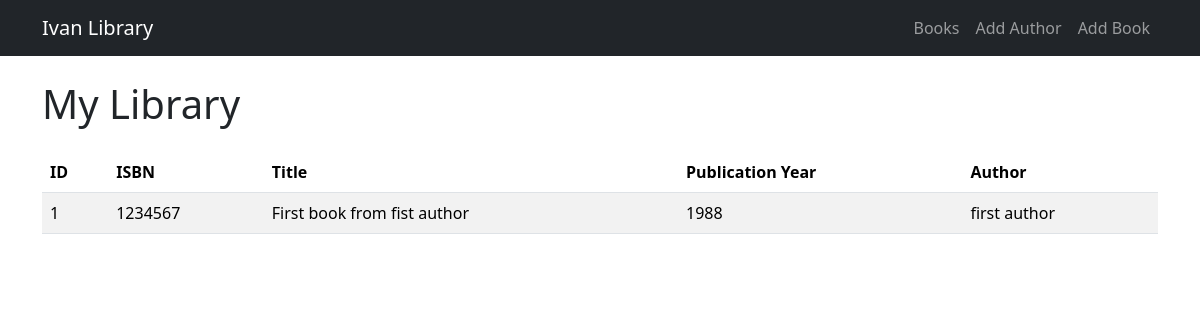
Before: / with the older database file.
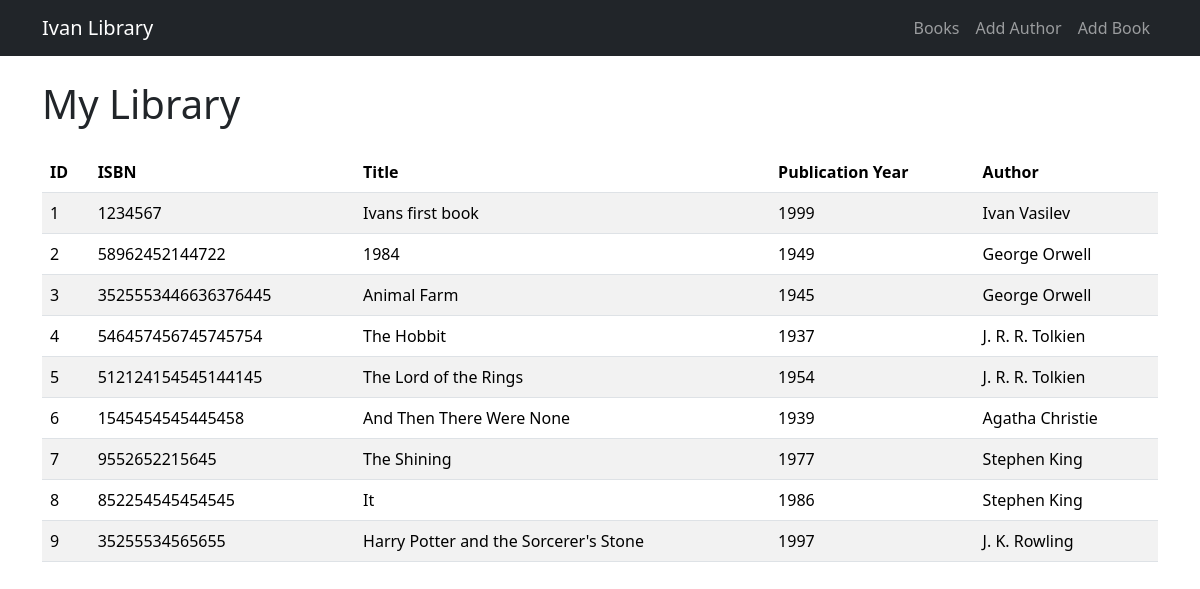
After: the same page with the newer database file.
### data_models.py (models this page shows, shortened)
class Book(db.Model):
    __tablename__ = "books"
    id = db.Column(db.Integer, primary_key=True, autoincrement=True)
    isbn = db.Column(db.String, nullable=False)
    title = db.Column(db.String, nullable=False)
    publication_year = db.Column(db.Integer, nullable=False)
    author_id = db.Column(
        db.Integer,
        db.ForeignKey("authors.id"),
        nullable=False
    )
    author = db.relationship("Author", backref="books")

class Author(db.Model):
    __tablename__ = "authors"
    id = db.Column(db.Integer, primary_key=True, autoincrement=True)
    name = db.Column(db.String, nullable=False)
    birth_date = db.Column(db.Date, nullable=False)
    date_of_death = db.Column(db.Date, nullable=True)

### app.py (the view)
@app.route("/")
def home():
    books = db.session.execute(
        db.select(Book)
    ).scalars().all()
    return render_template("home.html", books=books)

### templates/home.html (shortened to what this page needs)
{% extends "base.html" %}
{% block content %}
<section class="library">
    <h1 class="library__title mb-4">My Library</h1>
    <div class="table-responsive library__table-wrapper">
        <table class="table table-striped table-hover library__table">
            <thead>
                <tr>
                    <th>ID</th>
                    <th>ISBN</th>
                    <th>Title</th>
                    <th>Publication Year</th>
                    <th>Author</th>
                </tr>
            </thead>
            <tbody>
                {% for book in books %}
                    <tr class="library__book">
                        <td>{{ book.id }}</td>
                        <td>{{ book.isbn }}</td>
                        <td>{{ book.title }}</td>
                        <td>{{ book.publication_year }}</td>
                        <td>{{ book.author.name }}</td>
                    </tr>
                {% endfor %}
            </tbody>
        </table>
    </div>
</section>
{% endblock %}

### templates/base.html (shortened to what this page needs)
<!DOCTYPE html>
<html lang="en">
<head>
    <link
        href="https://cdn.jsdelivr.net/npm/bootstrap@5.3.8/dist/css/bootstrap.min.css"
        rel="stylesheet"
    >
</head>
<body>
    <header class="header">
        <nav class="navbar navbar-expand-lg bg-dark" data-bs-theme="dark">
            <div class="container">
                <a class="navbar-brand header__logo" href="/">
                    Ivan Library
                </a>
                <div class="navbar-nav">
                    <a class="nav-link" href="/">Books</a>
                    <a class="nav-link" href="/add_author">Add Author</a>
                    <a class="nav-link" href="/add_book">Add Book</a>
                </div>
            </div>
        </nav>
    </header>
    <main class="main">
        <div class="container py-4">
            {% block content %}
            {% endblock %}
        </div>
    </main>
</body>
</html>

Changed rows visible on the page:
changed Book id 1: title "First book from fist author" → "Ivans first book"; publication_year "1988" → "1999"; author.name "first author" → "Ivan Vasilev"
added Book: id "2", isbn "58962452144722", title "1984", publication_year "1949", author.name "George Orwell"
added Book: id "3", isbn "3525553446636376445", title "Animal Farm", publication_year "1945", author.name "George Orwell"
added Book: id "4", isbn "546457456745745754", title "The Hobbit", publication_year "1937", author.name "J. R. R. Tolkien"
added Book: id "5", isbn "512124154545144145", title "The Lord of the Rings", publication_year "1954", author.name "J. R. R. Tolkien"
added Book: id "6", isbn "1545454545445458", title "And Then There Were None", publication_year "1939", author.name "Agatha Christie"
added Book: id "7", isbn "9552652215645", title "The Shining", publication_year "1977", author.name "Stephen King"
added Book: id "8", isbn "852254545454545", title "It", publication_year "1986", author.name "Stephen King"
added Book: id "9", isbn "35255534565655", title "Harry Potter and the Sorcerer's Stone", publication_year "1997", author.name "J. K. Rowling"
